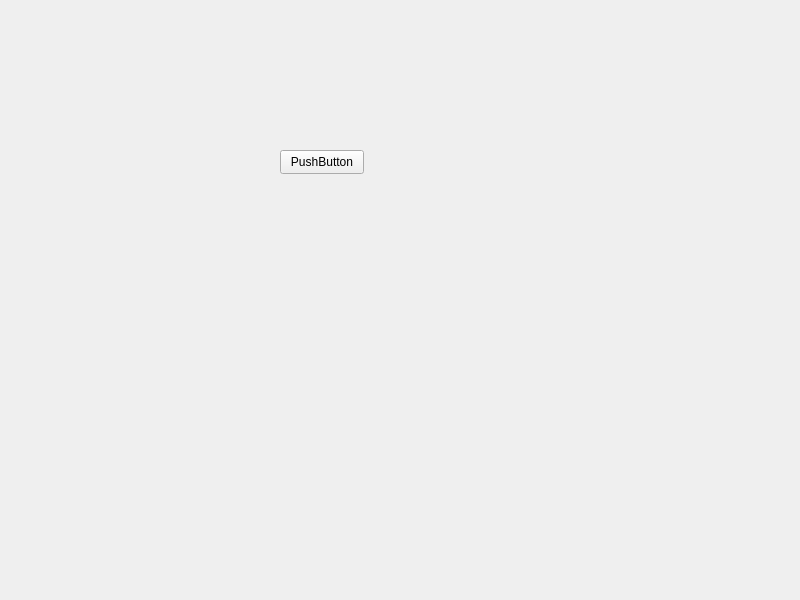
<?xml version="1.0" encoding="UTF-8"?>
<ui version="4.0">
 <class>Widget</class>
 <widget class="QWidget" name="Widget">
  <property name="geometry">
   <rect>
    <x>0</x>
    <y>0</y>
    <width>800</width>
    <height>600</height>
   </rect>
  </property>
  <property name="windowTitle">
   <string>Widget</string>
  </property>
  <widget class="MyButton" name="mybtn" native="true">
   <property name="geometry">
    <rect>
     <x>310</x>
     <y>250</y>
     <width>120</width>
     <height>80</height>
    </rect>
   </property>
  </widget>
  <widget class="QPushButton" name="pushButton">
   <property name="geometry">
    <rect>
     <x>280</x>
     <y>150</y>
     <width>84</width>
     <height>24</height>
    </rect>
   </property>
   <property name="text">
    <string>PushButton</string>
   </property>
  </widget>
 </widget>
 <customwidgets>
  <customwidget>
   <class>MyButton</class>
   <extends>QWidget</extends>
   <header>mybutton.h</header>
   <container>1</container>
  </customwidget>
 </customwidgets>
 <resources/>
 <connections/>
</ui>
